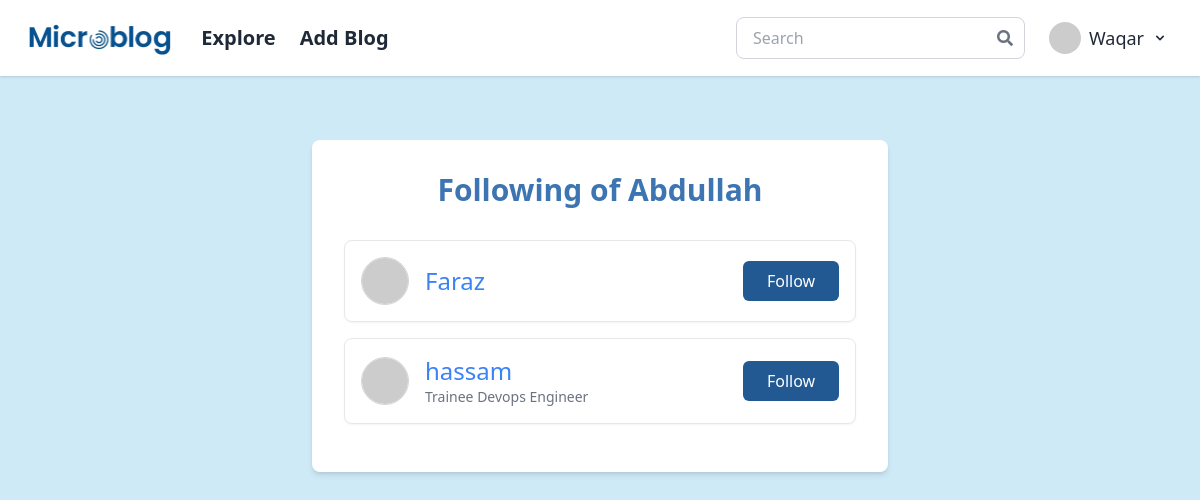
The page /following_list/Abdullah (signed in) on the database its author committed.
### app/models.py (models this page shows, shortened)
class User(UserMixin, db.Model):
    id: so.Mapped[int] = so.mapped_column(primary_key=True)
    username: so.Mapped[str] = so.mapped_column(sa.String(64), index=True, unique=True)
    email: so.Mapped[str] = so.mapped_column(sa.String(120), index=True, unique=True)
    password_hash: so.Mapped[Optional[str]] = so.mapped_column(sa.String(256))
    posts: so.WriteOnlyMapped['Post'] = so.relationship(back_populates='author', cascade='all, delete-orphan', passive_deletes=True)
    comments: so.WriteOnlyMapped['Comment'] = so.relationship(back_populates='author', cascade='all, delete-orphan', passive_deletes=True)
    about_me: so.Mapped[Optional[str]] = so.mapped_column(sa.String(140))
    last_seen: so.Mapped[Optional[datetime]] = so.mapped_column(default=lambda: datetime.now(timezone.utc))
    following: so.WriteOnlyMapped['User'] = so.relationship(secondary=followers, primaryjoin=(followers.c.follower_id == id),
                                                            secondaryjoin=(followers.c.followed_id == id), back_populates='followers', passive_deletes=True)
    followers: so.WriteOnlyMapped['User'] = so.relationship(secondary=followers, primaryjoin=(followers.c.followed_id == id),
                                                            secondaryjoin=(followers.c.follower_id == id), back_populates='following', passive_deletes=True)
    def avatar(self, size):
        digest = md5(self.email.lower().encode('utf-8')).hexdigest()
        return f'https://www.gravatar.com/avatar/{digest}?d=identicon&s={size}'
    def is_following(self, user):
        query = self.following.select().where(User.id == user.id)
        return db.session.scalar(query) is not None
    def get_following_users(self):
        following_users = (
            db.session.query(User)
            .join(followers, User.id == followers.c.followed_id)
            .filter(followers.c.follower_id == self.id)
            .all()
        )
        return following_users

### app/main/routes.py (the view)
@bp.route('/following_list/<username>')
@login_required
def following_list(username):
    user = db.session.scalar(sa.select(User).where(User.username == username))
    list = user.get_following_users()
    form = EmptyForm()
    return render_template('following.html', user=user, list=list, form = form)

### app/main/forms.py
class EmptyForm(FlaskForm):
    submit = SubmitField('Submit')

class SearchForm(FlaskForm):
    searched = StringField('Searched', validators=[DataRequired()])
    submit = SubmitField('Submit')

### app/main/routes.py (called while the page is built)
@bp.before_request
def before_request():
    if current_user.is_authenticated:
        current_user.last_seen = datetime.now(timezone.utc)
        db.session.commit()

@bp.context_processor
def inject_search_form():
    return dict(form=SearchForm())

### app/models.py (called while the page is built)
@login.user_loader
def load_user(id):
    return db.session.get(User, int(id))

### app/templates/following.html (shortened to what this page needs)
{% extends 'new_base.html' %}
{% block content %}
<div class="flex min-h-full flex-col justify-center px-4 py-6 sm:px-6 lg:px-8 sm:py-12">
    <div class="bg-white shadow-md rounded-lg p-8 w-full max-w-xl mx-auto">
        <h1 class="text-3xl font-bold mb-8 text-center text-[#3C75B1]">Following of {{ user.username }}</h1>
        {% if list %}
        <ul>
            {% for follower in list %}
            <li class="flex items-center justify-between p-4 border border-gray-200 rounded-lg shadow-sm hover:bg-blue-100 mb-4">
                <a href="{{ url_for('main.user', username=follower.username) }}" class="flex items-center text-blue-500 hover:text-blue-700">
                    <img src="{{ follower.avatar(100) }}" class="w-12 h-12 rounded-full border border-gray-300">
                    <div class="ml-4">
                        <span class="block text-2xl">{{ follower.username }}</span>
                        {% if follower.about_me %}
                        <span class="block text-sm text-gray-500">{{ follower.about_me[:30] }}</span>
                        {% endif %}
                    </div>
                </a>
                <div>
                    {% if current_user.is_following(follower) %}
                    <form action="{{ url_for('main.unfollow', username=follower.username) }}" method="post">
                        {{ form.hidden_tag() }}
                        <input type="submit" value="Unfollow" class="bg-[#225993] text-white px-4 py-2 rounded-md hover:bg-[#1B487A] w-24">
                    </form>
                    {% else %}
                    <form action="{{ url_for('main.follow', username=follower.username) }}" method="post">
                        <input type="submit" value="Follow" class="bg-[#225993] text-white px-4 py-2 rounded-md hover:bg-[#1B487A] w-24">
                    </form>
                    {% endif %}
                </div>
            </li>
            {% endfor %}
        </ul>
        {% else %}
        <p class="text-center text-gray-500">No following yet.</p>
        {% endif %}
    </div>
</div>
{% endblock %}

### app/templates/new_base.html (shortened to what this page needs)
<!DOCTYPE html>
<html lang="en">
<head>
    <script src="https://cdn.tailwindcss.com"></script>
    <link rel="stylesheet" href="https://cdnjs.cloudflare.com/ajax/libs/font-awesome/5.15.4/css/all.min.css">
    <link href="https://cdn.jsdelivr.net/npm/tailwindcss@2.2.19/dist/tailwind.min.css" rel="stylesheet">
</head>
<body class="bg-[#CEEAF7] text-gray-900">
    <nav class="bg-white shadow">
      <div class="container max-w-full w-full px-4 md:px-6 py-4 flex justify-between items-center">
          <div class="flex items-center space-x-6 mx-auto lg:mx-0">
              {% if not current_user.is_anonymous %}
              <a href="{{ url_for('main.index') }}" class="mt-1">
                <img class="w-15 h-10" src="{{ url_for('static', filename='images/Screenshot_2024-10-08_154426-removebg-preview_enhanced.png') }}" alt="Microblog">
              </a>
              {% else %}
              <a href="{{ url_for('main.explore') }}">
                <img class="w-15 h-10" src="{{ url_for('static', filename='images/Screenshot_2024-10-08_154426-removebg-preview_enhanced.png') }}" alt="Microblog">
              </a>
              {% endif %}
              {% if not current_user.is_anonymous %}
              <a class="text-xl font-semibold text-gray-800 hidden lg:inline-block" href="{{ url_for('main.explore') }}">Explore</a>
              <a class="text-xl font-semibold text-gray-800 hidden lg:inline-block" href="{{ url_for('main.add_blog') }}">Add Blog</a>
              {% endif %}
          </div>
          <div class="hidden lg:flex items-center space-x-4">
              <form class="relative flex items-center w-full md:w-auto" method="POST" action="{{ url_for('main.search') }}" onsubmit="return ValidateSearch()">
                  <input type="search" name="searched" autocomplete="off" id="searched" class="w-full border border-gray-300 rounded-lg pl-4 pr-10 py-2 focus:outline-none" placeholder="Search">
                  <button type="submit" class="absolute right-3 inset-y-0 flex items-center text-gray-500 hover:text-gray-700">
                      <i class="fas fa-search"></i>
                  </button>
              </form>
              {% if not current_user.is_anonymous %}
              <div class="relative px-2">
                  <button id="dropdownButton" class="text-lg flex items-center space-x-2 text-gray-800 hover:text-gray-600 focus:outline-none" onclick="toggleDropdown()">
                      <img class="w-8 h-8 rounded-full" src="{{ current_user.avatar(50) }}" alt="User avatar">
                      <span>{{ current_user.username }}</span>
                      <svg class="w-4 h-4" fill="currentColor" viewBox="0 0 20 20" xmlns="http://www.w3.org/2000/svg">
                          <path fill-rule="evenodd" d="M5.293 7.293a1 1 0 011.414 0L10 10.586l3.293-3.293a1 1 0 111.414 1.414l-4 4a1 1 0 01-1.414 0l-4-4a1 1 0 010-1.414z" clip-rule="evenodd"></path>
                      </svg>
                  </button>
              </div>
              {% else %}
              <ul class="flex space-x-4">
                  <li><a class="text-gray-800 hover:text-gray-600" href="{{ url_for('auth.login') }}">Login</a></li>
              </ul>
              {% endif %}
          </div>
      </div>
    </nav>
    <div class="p-4">
        <div class="container mx-auto">
            {% block content %}{% endblock %}
        </div>
    </div>
</body>
</html>

### rows shown on the page
User: username "Waqar"
User: username "Abdullah"
User: username "Faraz"
User: username "hassam", about_me "Trainee Devops Engineer"
